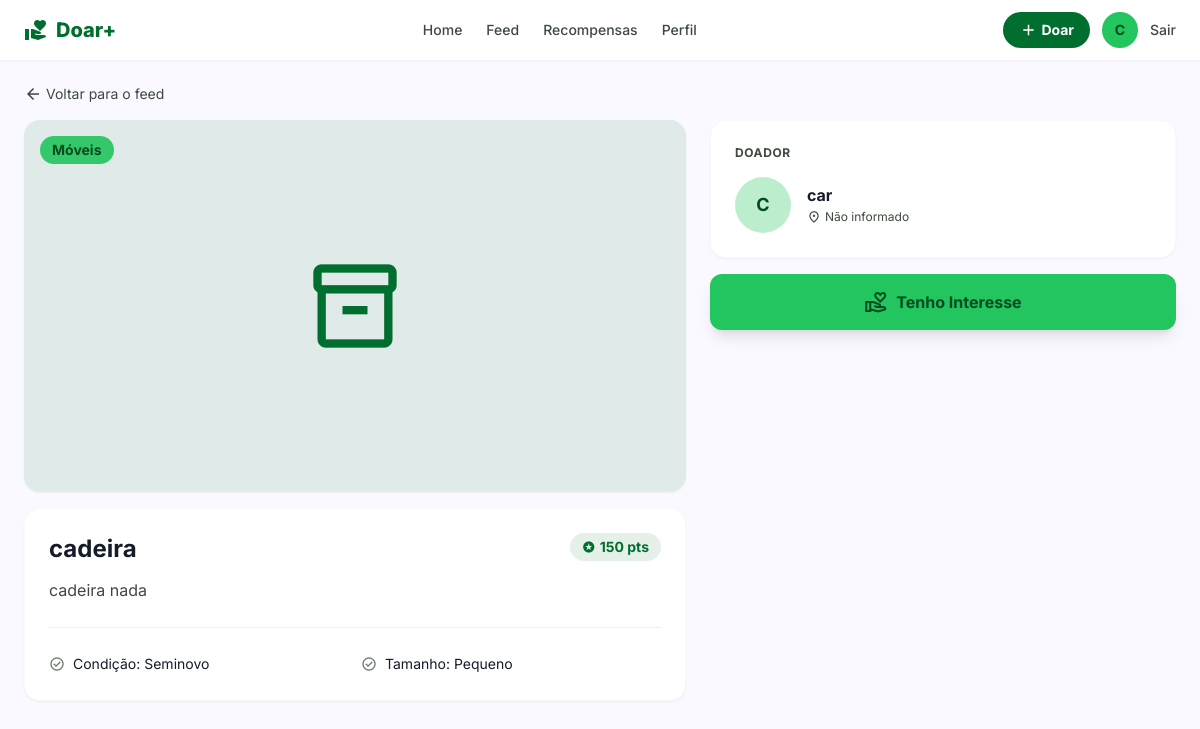
The app's page /doacao/1 (signed in) with its own data.
### tables this page shows
CREATE TABLE users (
            id INTEGER PRIMARY KEY AUTOINCREMENT,
            name TEXT NOT NULL,
            email TEXT UNIQUE NOT NULL,
            password_hash TEXT NOT NULL,
            city TEXT DEFAULT 'Não informado',
            points INTEGER DEFAULT 0,
            is_admin INTEGER DEFAULT 0,
            created_at TEXT NOT NULL
        );

CREATE TABLE items (
            id INTEGER PRIMARY KEY AUTOINCREMENT,
            user_id INTEGER NOT NULL,
            name TEXT NOT NULL,
            category TEXT NOT NULL,
            condition TEXT NOT NULL,
            size TEXT NOT NULL,
            description TEXT,
            city TEXT,
            points INTEGER NOT NULL,
            status TEXT DEFAULT 'pendente',
            created_at TEXT NOT NULL,
            FOREIGN KEY (user_id) REFERENCES users (id)
        );

### app.py (the view)
@app.route("/doacao/<int:item_id>")
def item_detail(item_id):
    conn = get_db()
    item = conn.execute(
        "SELECT items.*, users.name as doador, users.city as doador_cidade "
        "FROM items JOIN users ON items.user_id = users.id WHERE items.id = ?",
        (item_id,)
    ).fetchone()
    conn.close()
    if item is None:
        flash("Essa doação não existe ou foi removida.")
        return redirect(url_for("feed"))
    return render_template("item_detail.html", item=item)

### app.py (called while the page is built)
def get_db():
    conn = sqlite3.connect(DB_PATH)
    conn.row_factory = sqlite3.Row
    conn.execute("PRAGMA foreign_keys = ON")
    return conn

def usuario_atual():
    if "user_id" not in session:
        return None
    conn = get_db()
    user = conn.execute("SELECT * FROM users WHERE id = ?", (session["user_id"],)).fetchone()
    conn.close()
    return user

@app.context_processor
def inject_user():
    return {"current_user": usuario_atual()}

### templates/item_detail.html (shortened to what this page needs)
{% extends "base.html" %}
{% block content %}
<div class="max-w-container-max mx-auto px-gutter py-6">
    <a href="{{ url_for('feed') }}" class="inline-flex items-center gap-1 text-on-surface-variant hover:text-primary text-sm mb-4">
        <span class="material-symbols-outlined text-[18px]">arrow_back</span> Voltar para o feed
    </a>
    <div class="grid lg:grid-cols-12 gap-6">
        <div class="lg:col-span-7">
            <div class="aspect-video rounded-2xl bg-primary/10 flex items-center justify-center shadow-sm relative">
                <span class="material-symbols-outlined text-primary" style="font-size: 100px;">inventory_2</span>
                <span class="absolute top-4 left-4 bg-primary-container/90 text-on-primary-container px-3 py-1 rounded-full text-sm font-bold">{{ item['category'] }}</span>
            </div>
            <div class="bg-surface-container-lowest p-6 rounded-2xl shadow-sm border border-outline-variant/10 mt-4">
                <div class="flex justify-between items-start mb-3">
                    <h1 class="text-2xl font-bold">{{ item['name'] }}</h1>
                    <span class="flex items-center gap-1 bg-primary/10 px-3 py-1 rounded-full text-primary font-bold text-sm">
                        <span class="material-symbols-outlined text-sm" style="font-variation-settings: 'FILL' 1;">stars</span> {{ item['points'] }} pts
                    </span>
                </div>
                <p class="text-on-surface-variant leading-relaxed">{{ item['description'] or 'Sem descrição adicional.' }}</p>
                <div class="mt-6 pt-6 border-t border-surface-container grid grid-cols-2 gap-3">
                    <div class="flex items-center gap-2 text-sm"><span class="material-symbols-outlined text-outline text-base">check_circle</span> Condição: {{ item['condition'] }}</div>
                    <div class="flex items-center gap-2 text-sm"><span class="material-symbols-outlined text-outline text-base">check_circle</span> Tamanho: {{ item['size'] }}</div>
                </div>
            </div>
        </div>
        <div class="lg:col-span-5 space-y-4">
            <section class="bg-surface-container-lowest p-6 rounded-2xl shadow-sm border border-outline-variant/10">
                <h3 class="text-xs font-bold text-on-surface-variant uppercase tracking-wider mb-4">Doador</h3>
                <div class="flex items-center gap-4">
                    <div class="w-14 h-14 rounded-full bg-primary-container/30 flex items-center justify-center font-bold text-lg text-on-primary-container">{{ item['doador'][0]|upper }}</div>
                    <div>
                        <h4 class="font-bold">{{ item['doador'] }}</h4>
                        <p class="text-xs text-on-surface-variant flex items-center gap-1"><span class="material-symbols-outlined text-sm">location_on</span> {{ item['doador_cidade'] or item['city'] or 'Local não informado' }}</p>
                    </div>
                </div>
            </section>
            <form action="{{ url_for('registrar_interesse', item_id=item['id']) }}" method="POST">
                <button type="submit" class="w-full py-4 bg-primary-container text-on-primary-container font-bold rounded-xl flex items-center justify-center gap-2 shadow-lg hover:opacity-90 transition-all">
                    <span class="material-symbols-outlined">volunteer_activism</span> Tenho Interesse
                </button>
            </form>
        </div>
    </div>
</div>
{% endblock %}

### templates/base.html (shortened to what this page needs)
<!DOCTYPE html>
<html lang="pt-BR" class="light">
<head>
<script src="https://cdn.tailwindcss.com?plugins=forms,container-queries"></script>
<script id="tailwind-config">
tailwind.config = {
  darkMode: "class",
  theme: {
    extend: {
      colors: {
        "primary": "#006e2f",
        "primary-container": "#22c55e",
        "on-primary-container": "#004b1e",
        "on-primary": "#ffffff",
        "primary-fixed": "#6bff8f",
        "on-primary-fixed": "#002109",
        "secondary": "#0051d5",
        "secondary-container": "#316bf3",
        "on-secondary": "#ffffff",
        "on-surface": "#141b2b",
        "on-surface-variant": "#3d4a3d",
        "on-background": "#141b2b",
        "background": "#f9f9ff",
        "surface": "#f9f9ff",
        "surface-container-lowest": "#ffffff",
        "surface-container-low": "#f1f3ff",
        "surface-container": "#e9edff",
        "surface-container-high": "#e1e8fd",
        "surface-container-highest": "#dce2f7",
        "outline": "#6d7b6c",
        "outline-variant": "#bccbb9",
        "error": "#ba1a1a",
        "error-container": "#ffdad6",
        "on-error-container": "#93000a",
        "tertiary": "#5c5f60"
      },
      spacing: { md: "24px", gutter: "24px", "container-max": "1280px", lg: "48px", xl: "80px", xs: "4px", sm: "12px", base: "8px" },
      fontFamily: { sans: ["Inter", "sans-serif"] }
    }
  }
}
</script>
</head>
<body class="bg-background text-on-background font-sans min-h-screen">
<header class="w-full top-0 sticky z-50 bg-surface-container-lowest shadow-sm">
    <nav class="flex justify-between items-center px-gutter py-3 max-w-container-max mx-auto">
        <a href="{{ url_for('home') }}" class="flex items-center gap-2">
            <span class="material-symbols-outlined text-primary" style="font-variation-settings: 'FILL' 1;">volunteer_activism</span>
            <span class="font-extrabold text-xl text-primary">Doar+</span>
        </a>
        <div class="hidden md:flex items-center gap-6">
            <a href="{{ url_for('home') }}" class="font-medium text-sm {{ 'text-primary' if request.endpoint=='home' else 'text-on-surface-variant hover:text-primary' }} transition-colors">Home</a>
            <a href="{{ url_for('feed') }}" class="font-medium text-sm {{ 'text-primary' if request.endpoint=='feed' else 'text-on-surface-variant hover:text-primary' }} transition-colors">Feed</a>
            <a href="{{ url_for('recompensas') }}" class="font-medium text-sm {{ 'text-primary' if request.endpoint=='recompensas' else 'text-on-surface-variant hover:text-primary' }} transition-colors">Recompensas</a>
            {% if current_user %}
            <a href="{{ url_for('perfil') }}" class="font-medium text-sm {{ 'text-primary' if request.endpoint=='perfil' else 'text-on-surface-variant hover:text-primary' }} transition-colors">Perfil</a>
            {% endif %}
        </div>
        <div class="flex items-center gap-3">
            {% if current_user %}
                <a href="{{ url_for('publicar') }}" class="hidden sm:flex items-center gap-1 bg-primary text-on-primary px-4 py-2 rounded-full text-sm font-bold hover:opacity-90 transition-opacity">
                    <span class="material-symbols-outlined text-[18px]">add</span> Doar
                </a>
                <a href="{{ url_for('perfil') }}" class="w-9 h-9 rounded-full bg-primary-container flex items-center justify-center text-on-primary-container font-bold text-sm">
                    {{ current_user['name'][0]|upper }}
                </a>
                <a href="{{ url_for('logout') }}" class="text-on-surface-variant hover:text-error text-sm font-medium hidden md:inline">Sair</a>
            {% else %}
                <a href="{{ url_for('login') }}" class="text-on-surface-variant text-sm font-medium hover:text-primary">Entrar</a>
                <a href="{{ url_for('cadastro') }}" class="bg-primary text-on-primary px-4 py-2 rounded-full text-sm font-bold hover:opacity-90 transition-opacity">Cadastrar</a>
            {% endif %}
        </div>
    </nav>
</header>
<main>
    {% block content %}{% endblock %}
</main>
</body>
</html>

### templates/base.html (style rules this page uses)
.material-symbols-outlined { font-variation-settings: 'FILL' 0, 'wght' 400, 'GRAD' 0, 'opsz' 24; vertical-align: middle; }
body { padding-bottom: 76px; }
@media (min-width: 768px) { body { padding-bottom: 0; } }

### records on screen
users: name "C", doador "car", city "Não informado"
items: category "Móveis", name "cadeira", points "150", description "cadeira nada", condition "Seminovo", size "Pequeno"
